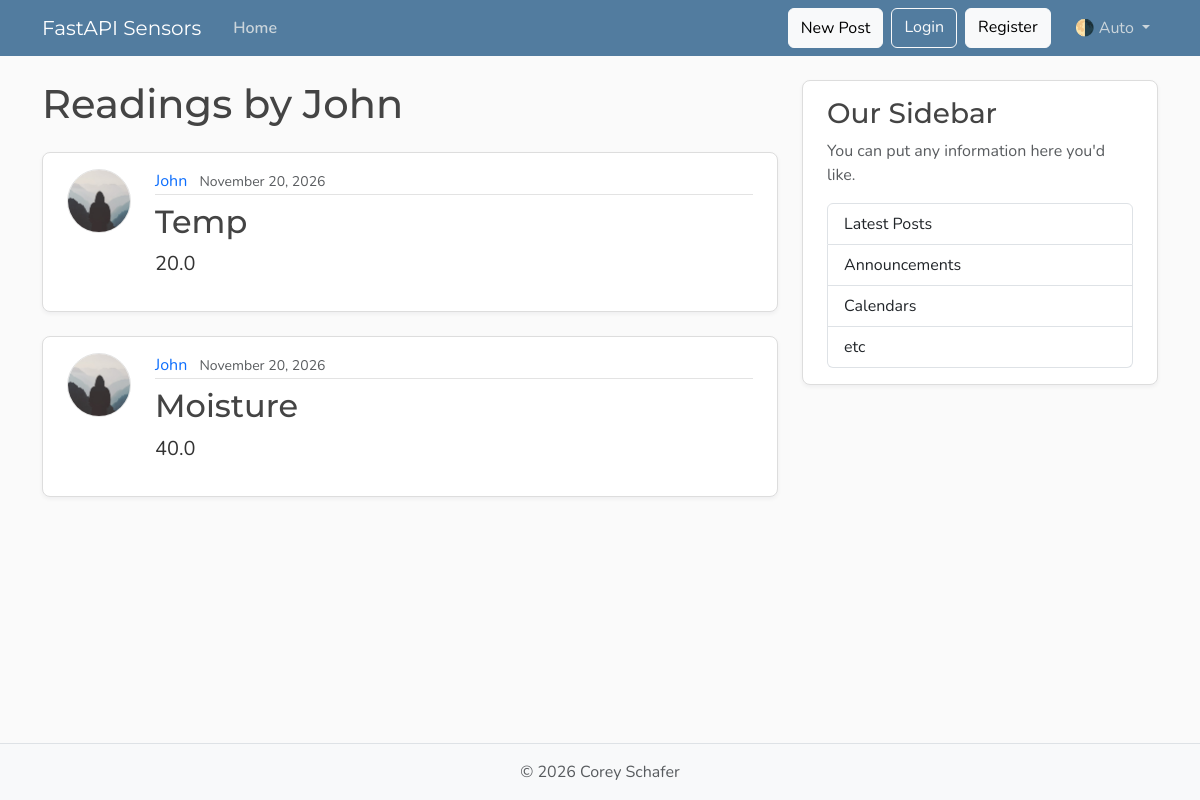
Screenshot of /user/2/readings with the database file from the repository.
### fastapi_intro/models.py (models this page shows, shortened)
class User(Base):
    __tablename__ = "user"
    id: Mapped[int] = mapped_column(Integer, primary_key=True, index=True)
    username: Mapped[str] = mapped_column(String(50), unique=True, nullable=False)
    email: Mapped[str] = mapped_column(String(320), unique=True, nullable=False)
    image_file: Mapped[str | None] = mapped_column(String(200), nullable=True, default=None,)
    readings:Mapped[list[Reading]] = relationship(back_populates="author", cascade="all, delete-orphan")

class Reading(Base):
    __tablename__ = "reading"
    id: Mapped[int] = mapped_column(Integer, primary_key=True, index=True)
    sensor: Mapped[str] = mapped_column(String(20), nullable=False)
    content: Mapped[float] = mapped_column(Float, nullable=False)
    user_id: Mapped[int] = mapped_column(ForeignKey("user.id"), nullable=False, index=True)
    date_timestamp: Mapped[datetime] = mapped_column(DateTime(timezone=True),
                                                     default=lambda: datetime.now(UTC))
    author: Mapped[User] = relationship(back_populates="readings")

### fastapi_intro/main.py (the view)
@app.get("/user/{user_id}/readings", include_in_schema=False, name="user_readings")
async def user_readings_page(request:Request, user_id: int, db: Annotated[AsyncSession, Depends(get_db)]):
    result = await db.execute(select(models.User).where(models.User.id == user_id))
    user = result.scalars().first()
    if not user:
        raise HTTPException(status_code=status.HTTP_404_NOT_FOUND, detail="User not found")
    result = await db.execute(select(models.Reading).where(models.Reading.user_id == user_id).options(selectinload(models.Reading.author)))
    readings = result.scalars().all()
    return templates.TemplateResponse(request, "user_readings.html", {"readings":readings, "user":user, "title":f"{user.username}'s Readings"})

### fastapi_intro/templates/user_readings.html
{% extends "layout.html" %} {% block content %}
<h1 class="mb-4">Readings by {{ user.username }}</h1>
{% for reading in readings %}
<article class="content-section py-3 px-4 mb-4">
  <div class="d-flex align-items-start gap-4">
    <img
      class="rounded-circle article-img flex-shrink-0"
      src="{{ reading.author.image_path }}"
      alt="{{ reading.author.username }}'s profile picture"
      width="64"
      height="64"
      loading="lazy"
    />
    <div class="flex-grow-1">
      <div class="article-metadata mb-2">
        <a
          class="me-2"
          href="{{ url_for('user_readings', user_id=reading.author.id) }}"
          >{{ reading.author.username }}</a
        >
        <small class="text-body-secondary"
          >{{ reading.date_timestamp.strftime("%B %d, %Y") }}</small
        >
      </div>
      <h2>
        <a class="article-title" href="{{ url_for('get_sensor_readings') }}"
          >{{ reading.sensor }}</a
        >
      </h2>
      <p class="article-content">{{reading.content }}</p>
    </div>
  </div>
</article>
{% else %}
<p class="text-body-secondary">No posts by this user yet.</p>
{% endfor %} {% endblock content %}

### fastapi_intro/static/css/main.css (style rules this page uses)
:root { --font-heading: "Montserrat", system-ui, -apple-system, BlinkMacSystemFont, sans-serif; --font-body: "Nunito", system-ui, -apple-system, BlinkMacSystemFont, sans-serif; --color-bg-body: #fafafa; --color-bg-content: #ffffff; --color-text-primary: #333333; --color-text-heading: #444444; --color-steel: #527c9f; --color-nav-link: #cbd5db; --color-nav-link-hover: #ffffff; --color-link-hover: #428bca; --color-border: #dddddd; --color-border-light: #e3e3e3; --spacing-xl: 5rem; --article-img-size: 4rem; --account-img-size: 7.813rem; }
body { font-family: var(--font-body); background: var(--color-bg-body); color: var(--color-text-primary); }
h1, h2, h3, h4, h5, h6 { font-family: var(--font-heading); color: var(--color-text-heading); }
a { text-decoration: none; }
.content-section { background: var(--color-bg-content); border: 1px solid var(--color-border); border-radius: 0.5rem; box-shadow: 0 2px 4px rgba(15, 23, 42, 0.05); transition: box-shadow 0.15s ease, transform 0.15s ease, border-color 0.15s ease; }
.article-title { color: var(--color-text-heading); transition: color 0.2s ease-in-out; }
.article-content { white-space: pre-line; font-size: 1.25rem; }
.article-img { height: var(--article-img-size); width: var(--article-img-size); flex-shrink: 0; object-fit: cover; border: 1px solid var(--color-border-light); box-shadow: 0 0 0 2px var(--color-bg-content); }
.article-metadata { padding-bottom: 0.063rem; border-bottom: 1px solid var(--color-border-light); }
.article-metadata a { transition: color 0.2s ease-in-out; }

### rows the page displays
User: username "John"
Reading: author.username "John", date_timestamp "November 20, 2026", sensor "Temp", content "20.0"
Reading: author.username "John", date_timestamp "November 20, 2026", sensor "Moisture", content "40.0"
